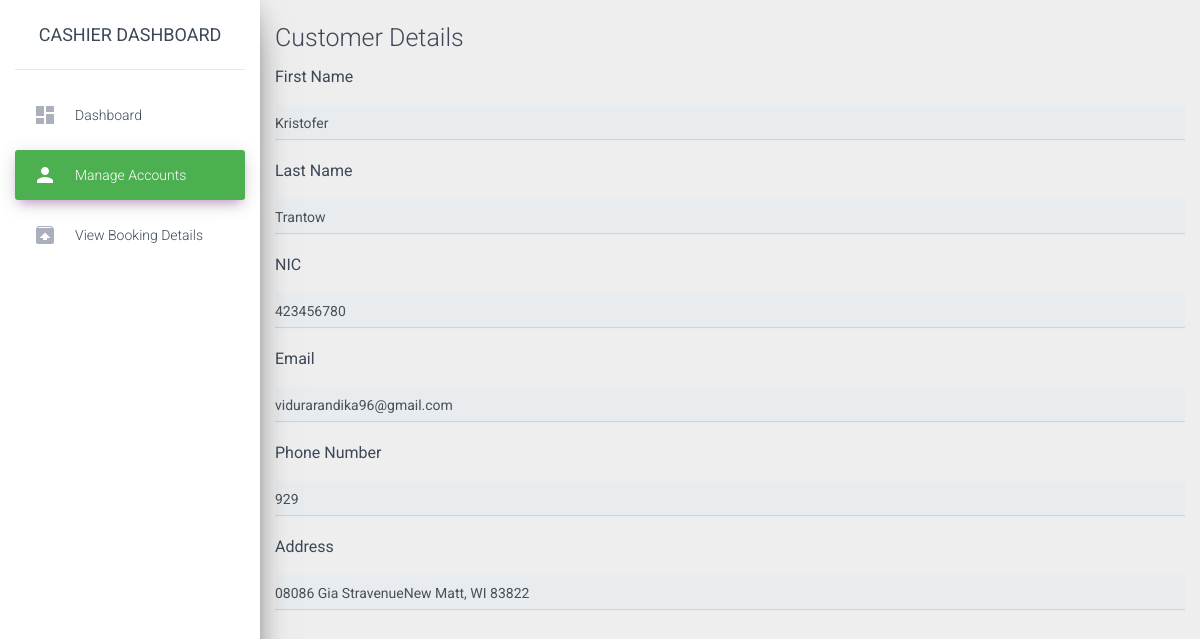
The page /cashier/pages/selectcus.php?sc=423456780 on the database its author committed.
### tables this page shows
CREATE TABLE `customer` (
  `customerNic` varchar(20) NOT NULL,
  `customerFname` varchar(255) NOT NULL,
  `customerLname` varchar(255) NOT NULL,
  `customerAddress` varchar(255) NOT NULL,
  `customerEmail` varchar(255) NOT NULL,
  `customerContactNo` int(15) NOT NULL,
  `customerRegDate` varchar(255) NOT NULL,
  `points` int(10) NOT NULL
);

### cashier/pages/selectcus.php (the view, shortened to what this page needs)
<?php
include('php/dbconfig.php');
if(isset($_GET['sc'])){
  $id = $_GET['sc'];
  $sql = "SELECT * FROM customer WHERE customerNic = '$id'";
  $result = mysqli_query($db,$sql);
  if(mysqli_num_rows($result)>0){
    $fetchdata = mysqli_fetch_assoc($result);
    $fname = $fetchdata['customerFname'];
    $lname = $fetchdata['customerLname'];
    $nic = $fetchdata['customerNic'];
    $email = $fetchdata['customerEmail'];
    $pno = $fetchdata['customerContactNo'];
    $adress = $fetchdata['customerAddress'];
  }
  else{
    header('location: view.php');
  }
}
else{
  header('location: view.php');
}
?>
<!DOCTYPE html>
<html lang="en">
<head>
  <link rel="stylesheet" href="https://maxcdn.bootstrapcdn.com/font-awesome/latest/css/font-awesome.min.css">
  <link href="../assets/css/material-dashboard.css?v=2.1.2" rel="stylesheet" />
  <link href="../assets/demo/demo.css" rel="stylesheet" />
</head>
<body class="">
  <div class="wrapper ">
    <div class="sidebar" data-color="purple" data-background-color="white" data-image="../assets/img/sidebar-1.jpg">
      <div class="logo"><a href="#" class="simple-text logo-normal">
        Cashier Dashboard
        </a></div>
      <div class="sidebar-wrapper">
        <ul class="nav">
          <li class="nav-item ">
            <a class="nav-link" href="./Cashier.php">
              <i class="material-icons">dashboard</i>
              <p>Dashboard</p>
            </a>
          <li class="nav-item active">
              <a class="nav-link" href="./view.php">
                <i class="material-icons">person</i>
                <p>Manage Accounts</p>
              </a>
              <li class="nav-item ">
                <a class="nav-link" href="./Cashier.php">
                  <i class="material-icons">unarchive</i>
                  <p>View Booking Details</p>
                </a>
              </li>
          </li>
        </ul>
      </div>
    </div>
    <div class="main-panel">
      <div class="container-fluid">
        <form>
         <b><h3>Customer Details</h3></b>
          <div class="form-group">
            <p><b>First Name</b></p>
            <input type="text" class="form-control" value="<?php echo $fname; ?>" readonly>
            </div>
          <div class="form-group">
            <p><b>Last Name</b></p>
            <input type="text" class="form-control" id="#" value="<?php echo $lname; ?>" readonly>
          </div>
          <div class="form-group">
            <p><b>NIC</b></p>
            <input type="text" class="form-control" id="#" value="<?php echo $nic; ?>" readonly>
          </div>
          <div class="form-group">
            <p><b>Email</b></p>
            <input type="email" class="form-control" id="#" value="<?php echo $email; ?>" readonly>
          </div>
          <div class="form-group">
            <p><b>Phone Number</b></p>
            <input type="text" class="form-control" id="#" value="<?php echo $pno;?>" readonly>
          </div>
          <div class="form-group">
            <p><b>Address</b></p>
            <input type="text" class="form-control" id="#" value="<?php echo $adress;?>" readonly>
          </div>
        </form>
        </div>
</body>
</html>

### rows shown on the page
customer: customerFname "Kristofer", customerLname "Trantow", customerNic "423456780", customerEmail "vidurarandika96@gmail.com", customerContactNo "929", customerAddress "08086 Gia StravenueNew Matt, WI 83822"
